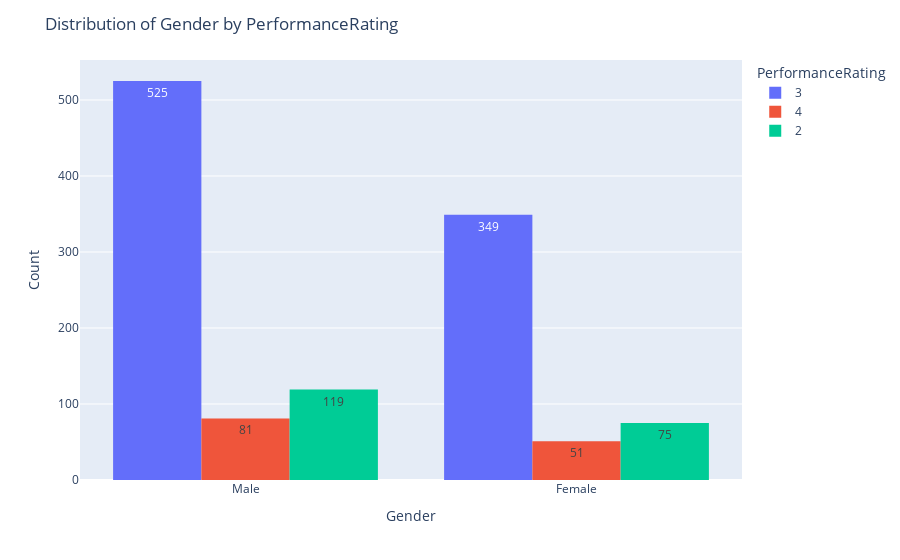
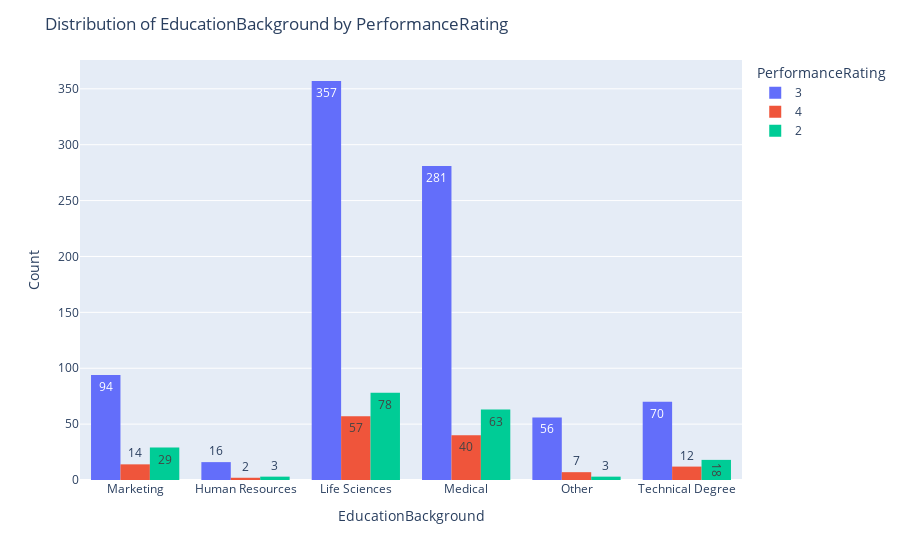
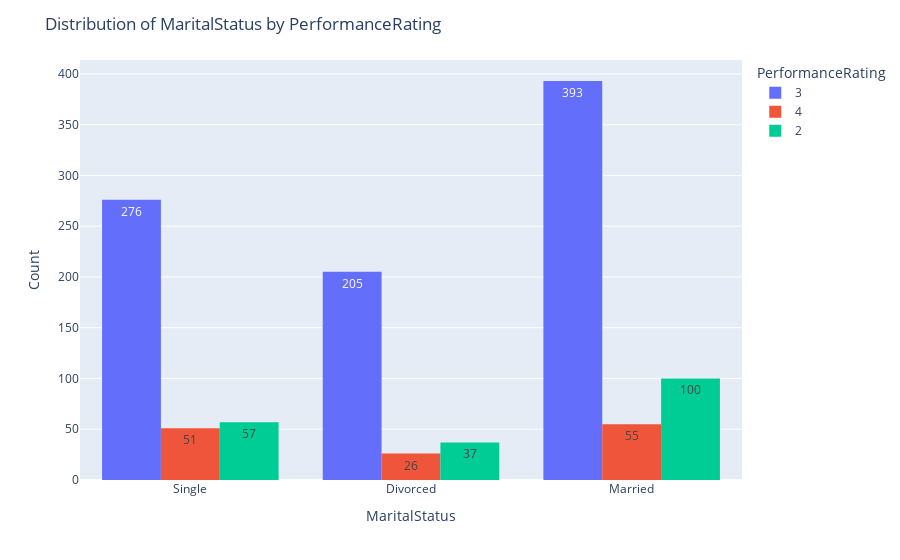
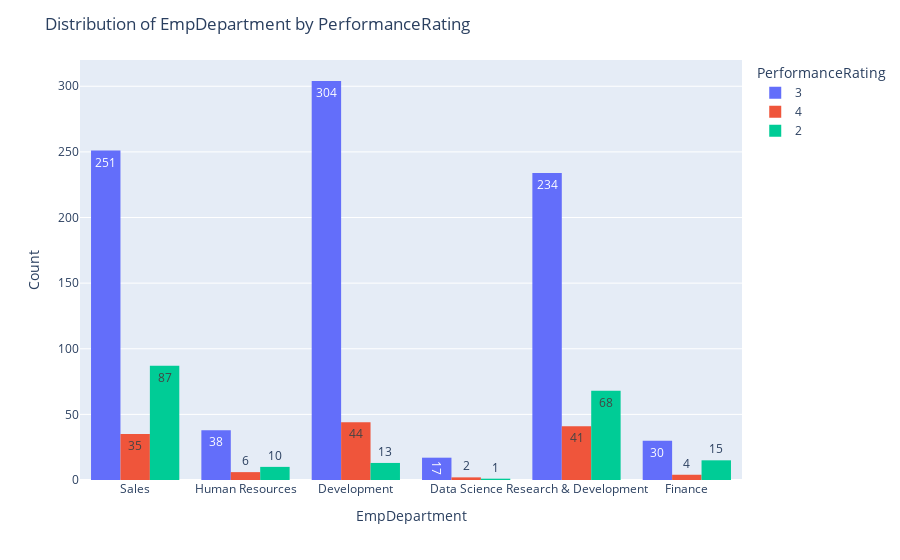

Source (notebook cell) for these figures, in order:
### Code cell
for col in cat_feature:
    fig = px.histogram(df, x=col, color='PerformanceRating', barmode='group', text_auto=True)
    fig.update_layout(
        title=f"Distribution of {col} by PerformanceRating",
        xaxis_title=col, yaxis_title="Count",
        legend_title="PerformanceRating",
        bargap=0.2
    )
    fig.show()

### Figure 1 — Plotly figure (JSON) as saved in the notebook; plotly's stock layout.template omitted (floating-point values rounded to 4 significant figures; data arrays with more than 128 entries replaced by an {"elided": "..."} marker saying what was removed)
{"data": [{"alignmentgroup": "True", "bingroup": "x", "hovertemplate": "PerformanceRating=3<br>Gender=%{x}<br>count=%{y}<extra></extra>", "legendgroup": "3", "marker": {"color": "#636efa", "pattern": {"shape": ""}}, "name": "3", "offsetgroup": "3", "orientation": "v", "showlegend": true, "texttemplate": "%{value}", "type": "histogram", "x": {"elided": "874 str values"}, "xaxis": "x", "yaxis": "y"}, {"alignmentgroup": "True", "bingroup": "x", "hovertemplate": "PerformanceRating=4<br>Gender=%{x}<br>count=%{y}<extra></extra>", "legendgroup": "4", "marker": {"color": "#EF553B", "pattern": {"shape": ""}}, "name": "4", "offsetgroup": "4", "orientation": "v", "showlegend": true, "texttemplate": "%{value}", "type": "histogram", "x": {"elided": "132 str values"}, "xaxis": "x", "yaxis": "y"}, {"alignmentgroup": "True", "bingroup": "x", "hovertemplate": "PerformanceRating=2<br>Gender=%{x}<br>count=%{y}<extra></extra>", "legendgroup": "2", "marker": {"color": "#00cc96", "pattern": {"shape": ""}}, "name": "2", "offsetgroup": "2", "orientation": "v", "showlegend": true, "texttemplate": "%{value}", "type": "histogram", "x": {"elided": "194 str values"}, "xaxis": "x", "yaxis": "y"}], "layout": {"autosize": true, "bargap": 0.2, "barmode": "group", "legend": {"title": {"text": "PerformanceRating"}, "tracegroupgap": 0}, "margin": {"t": 60}, "title": {"text": "Distribution of Gender by PerformanceRating"}, "xaxis": {"anchor": "y", "autorange": true, "domain": [0, 1], "range": [-0.5, 1.5], "title": {"text": "Gender"}, "type": "category"}, "yaxis": {"anchor": "x", "autorange": true, "domain": [0, 1], "range": [0, 552.6], "title": {"text": "Count"}}}}

### Figure 2 — Plotly figure (JSON) as saved in the notebook; plotly's stock layout.template omitted (floating-point values rounded to 4 significant figures; data arrays with more than 128 entries replaced by an {"elided": "..."} marker saying what was removed)
{"data": [{"alignmentgroup": "True", "bingroup": "x", "hovertemplate": "PerformanceRating=3<br>EducationBackground=%{x}<br>count=%{y}<extra></extra>", "legendgroup": "3", "marker": {"color": "#636efa", "pattern": {"shape": ""}}, "name": "3", "offsetgroup": "3", "orientation": "v", "showlegend": true, "texttemplate": "%{value}", "type": "histogram", "x": {"elided": "874 str values"}, "xaxis": "x", "yaxis": "y"}, {"alignmentgroup": "True", "bingroup": "x", "hovertemplate": "PerformanceRating=4<br>EducationBackground=%{x}<br>count=%{y}<extra></extra>", "legendgroup": "4", "marker": {"color": "#EF553B", "pattern": {"shape": ""}}, "name": "4", "offsetgroup": "4", "orientation": "v", "showlegend": true, "texttemplate": "%{value}", "type": "histogram", "x": {"elided": "132 str values"}, "xaxis": "x", "yaxis": "y"}, {"alignmentgroup": "True", "bingroup": "x", "hovertemplate": "PerformanceRating=2<br>EducationBackground=%{x}<br>count=%{y}<extra></extra>", "legendgroup": "2", "marker": {"color": "#00cc96", "pattern": {"shape": ""}}, "name": "2", "offsetgroup": "2", "orientation": "v", "showlegend": true, "texttemplate": "%{value}", "type": "histogram", "x": {"elided": "194 str values"}, "xaxis": "x", "yaxis": "y"}], "layout": {"autosize": true, "bargap": 0.2, "barmode": "group", "legend": {"title": {"text": "PerformanceRating"}, "tracegroupgap": 0}, "margin": {"t": 60}, "title": {"text": "Distribution of EducationBackground by PerformanceRating"}, "xaxis": {"anchor": "y", "autorange": true, "domain": [0, 1], "range": [-0.5, 5.5], "title": {"text": "EducationBackground"}, "type": "category"}, "yaxis": {"anchor": "x", "autorange": true, "domain": [0, 1], "range": [0, 375.8], "title": {"text": "Count"}}}}

### Figure 3 — Plotly figure (JSON) as saved in the notebook; plotly's stock layout.template omitted (floating-point values rounded to 4 significant figures; data arrays with more than 128 entries replaced by an {"elided": "..."} marker saying what was removed)
{"data": [{"alignmentgroup": "True", "bingroup": "x", "hovertemplate": "PerformanceRating=3<br>MaritalStatus=%{x}<br>count=%{y}<extra></extra>", "legendgroup": "3", "marker": {"color": "#636efa", "pattern": {"shape": ""}}, "name": "3", "offsetgroup": "3", "orientation": "v", "showlegend": true, "texttemplate": "%{value}", "type": "histogram", "x": {"elided": "874 str values"}, "xaxis": "x", "yaxis": "y"}, {"alignmentgroup": "True", "bingroup": "x", "hovertemplate": "PerformanceRating=4<br>MaritalStatus=%{x}<br>count=%{y}<extra></extra>", "legendgroup": "4", "marker": {"color": "#EF553B", "pattern": {"shape": ""}}, "name": "4", "offsetgroup": "4", "orientation": "v", "showlegend": true, "texttemplate": "%{value}", "type": "histogram", "x": {"elided": "132 str values"}, "xaxis": "x", "yaxis": "y"}, {"alignmentgroup": "True", "bingroup": "x", "hovertemplate": "PerformanceRating=2<br>MaritalStatus=%{x}<br>count=%{y}<extra></extra>", "legendgroup": "2", "marker": {"color": "#00cc96", "pattern": {"shape": ""}}, "name": "2", "offsetgroup": "2", "orientation": "v", "showlegend": true, "texttemplate": "%{value}", "type": "histogram", "x": {"elided": "194 str values"}, "xaxis": "x", "yaxis": "y"}], "layout": {"autosize": true, "bargap": 0.2, "barmode": "group", "legend": {"title": {"text": "PerformanceRating"}, "tracegroupgap": 0}, "margin": {"t": 60}, "title": {"text": "Distribution of MaritalStatus by PerformanceRating"}, "xaxis": {"anchor": "y", "autorange": true, "domain": [0, 1], "range": [-0.5, 2.5], "title": {"text": "MaritalStatus"}, "type": "category"}, "yaxis": {"anchor": "x", "autorange": true, "domain": [0, 1], "range": [0, 413.7], "title": {"text": "Count"}}}}

### Figure 4 — Plotly figure (JSON) as saved in the notebook; plotly's stock layout.template omitted (floating-point values rounded to 4 significant figures; data arrays with more than 128 entries replaced by an {"elided": "..."} marker saying what was removed)
{"data": [{"alignmentgroup": "True", "bingroup": "x", "hovertemplate": "PerformanceRating=3<br>EmpDepartment=%{x}<br>count=%{y}<extra></extra>", "legendgroup": "3", "marker": {"color": "#636efa", "pattern": {"shape": ""}}, "name": "3", "offsetgroup": "3", "orientation": "v", "showlegend": true, "texttemplate": "%{value}", "type": "histogram", "x": {"elided": "874 str values"}, "xaxis": "x", "yaxis": "y"}, {"alignmentgroup": "True", "bingroup": "x", "hovertemplate": "PerformanceRating=4<br>EmpDepartment=%{x}<br>count=%{y}<extra></extra>", "legendgroup": "4", "marker": {"color": "#EF553B", "pattern": {"shape": ""}}, "name": "4", "offsetgroup": "4", "orientation": "v", "showlegend": true, "texttemplate": "%{value}", "type": "histogram", "x": {"elided": "132 str values"}, "xaxis": "x", "yaxis": "y"}, {"alignmentgroup": "True", "bingroup": "x", "hovertemplate": "PerformanceRating=2<br>EmpDepartment=%{x}<br>count=%{y}<extra></extra>", "legendgroup": "2", "marker": {"color": "#00cc96", "pattern": {"shape": ""}}, "name": "2", "offsetgroup": "2", "orientation": "v", "showlegend": true, "texttemplate": "%{value}", "type": "histogram", "x": {"elided": "194 str values"}, "xaxis": "x", "yaxis": "y"}], "layout": {"autosize": true, "bargap": 0.2, "barmode": "group", "legend": {"title": {"text": "PerformanceRating"}, "tracegroupgap": 0}, "margin": {"t": 60}, "title": {"text": "Distribution of EmpDepartment by PerformanceRating"}, "xaxis": {"anchor": "y", "autorange": true, "domain": [0, 1], "range": [-0.5, 5.5], "title": {"text": "EmpDepartment"}, "type": "category"}, "yaxis": {"anchor": "x", "autorange": true, "domain": [0, 1], "range": [0, 320], "title": {"text": "Count"}}}}
